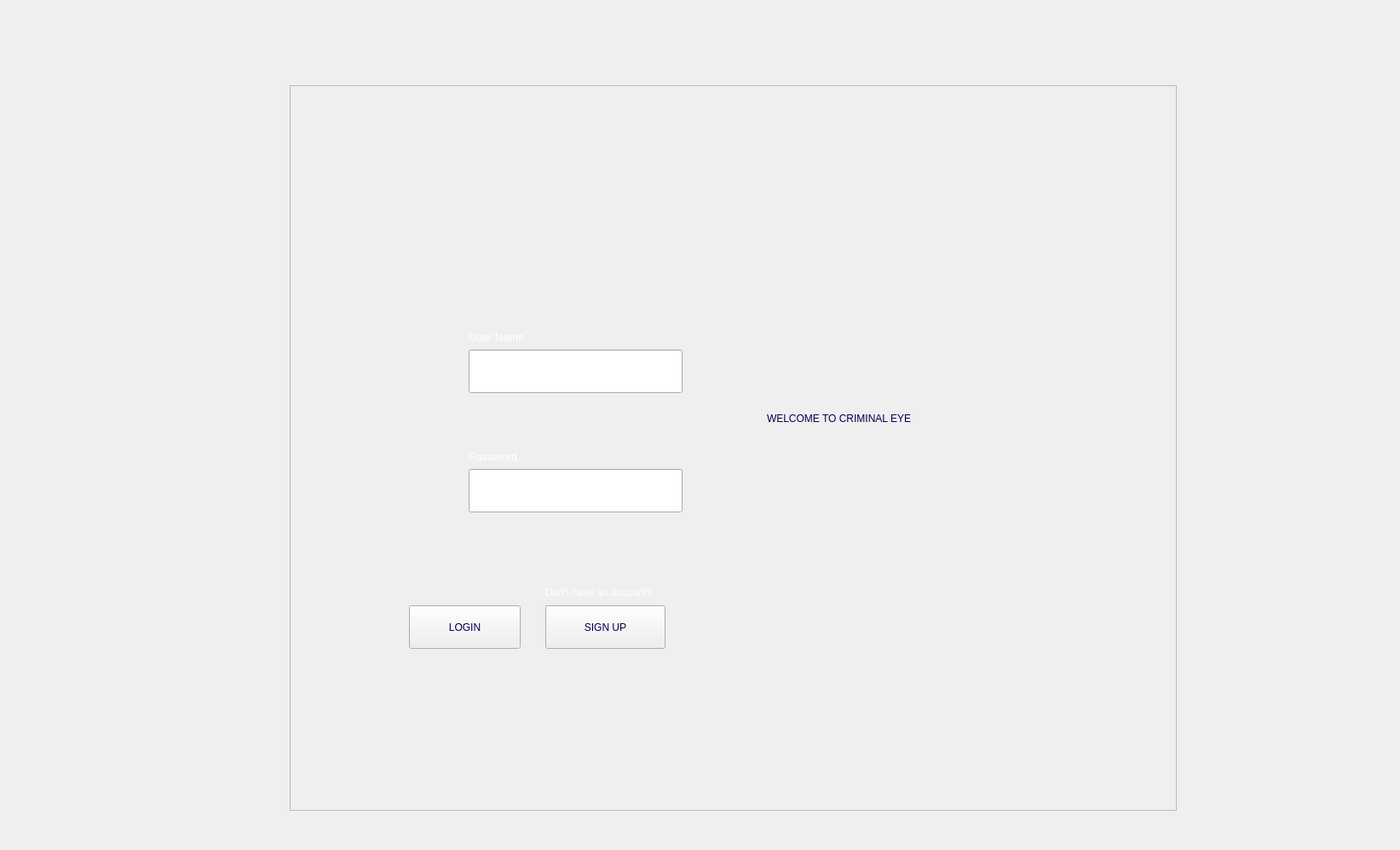
<?xml version="1.0" encoding="UTF-8"?>
<ui version="4.0">
 <class>MainWindow</class>
 <widget class="QMainWindow" name="MainWindow">
  <property name="geometry">
   <rect>
    <x>0</x>
    <y>0</y>
    <width>1643</width>
    <height>997</height>
   </rect>
  </property>
  <property name="windowTitle">
   <string>MainWindow</string>
  </property>
  <widget class="QWidget" name="centralwidget">
   <widget class="QFrame" name="frame">
    <property name="geometry">
     <rect>
      <x>340</x>
      <y>100</y>
      <width>1041</width>
      <height>851</height>
     </rect>
    </property>
    <property name="frameShape">
     <enum>QFrame::StyledPanel</enum>
    </property>
    <property name="frameShadow">
     <enum>QFrame::Raised</enum>
    </property>
    <widget class="QLabel" name="label">
     <property name="geometry">
      <rect>
       <x>-30</x>
       <y>0</y>
       <width>1101</width>
       <height>851</height>
      </rect>
     </property>
     <property name="styleSheet">
      <string notr="true">image: url(:/login/Login.png);</string>
     </property>
     <property name="text">
      <string/>
     </property>
    </widget>
    <widget class="QLineEdit" name="Username_edit">
     <property name="geometry">
      <rect>
       <x>210</x>
       <y>310</y>
       <width>251</width>
       <height>51</height>
      </rect>
     </property>
     <property name="styleSheet">
      <string notr="true">color: rgb(0, 0, 77);

font: 75 12pt &quot;Georgia&quot;;</string>
     </property>
     <property name="text">
      <string/>
     </property>
    </widget>
    <widget class="QLineEdit" name="password_edit">
     <property name="geometry">
      <rect>
       <x>210</x>
       <y>450</y>
       <width>251</width>
       <height>51</height>
      </rect>
     </property>
     <property name="styleSheet">
      <string notr="true">color: rgb(0, 0, 77);
font: 75 12pt &quot;Georgia&quot;;</string>
     </property>
     <property name="echoMode">
      <enum>QLineEdit::Password</enum>
     </property>
    </widget>
    <widget class="QLabel" name="label_2">
     <property name="geometry">
      <rect>
       <x>210</x>
       <y>280</y>
       <width>121</width>
       <height>31</height>
      </rect>
     </property>
     <property name="text">
      <string>&lt;html&gt;&lt;head/&gt;&lt;body&gt;&lt;p&gt;&lt;span style=&quot; font-size:10pt; color:#ffffff;&quot;&gt;User Name&lt;/span&gt;&lt;/p&gt;&lt;/body&gt;&lt;/html&gt;</string>
     </property>
    </widget>
    <widget class="QLabel" name="label_3">
     <property name="geometry">
      <rect>
       <x>210</x>
       <y>425</y>
       <width>121</width>
       <height>21</height>
      </rect>
     </property>
     <property name="text">
      <string>&lt;html&gt;&lt;head/&gt;&lt;body&gt;&lt;p&gt;&lt;span style=&quot; font-size:10pt; color:#ffffff;&quot;&gt;Password&lt;/span&gt;&lt;/p&gt;&lt;/body&gt;&lt;/html&gt;</string>
     </property>
    </widget>
    <widget class="QPushButton" name="login_button">
     <property name="geometry">
      <rect>
       <x>140</x>
       <y>610</y>
       <width>131</width>
       <height>51</height>
      </rect>
     </property>
     <property name="styleSheet">
      <string notr="true">font: 75 12pt &quot;Georgia&quot;;
color: rgb(0, 0, 77);</string>
     </property>
     <property name="text">
      <string>LOGIN</string>
     </property>
    </widget>
    <widget class="QPushButton" name="signup_button">
     <property name="geometry">
      <rect>
       <x>300</x>
       <y>610</y>
       <width>141</width>
       <height>51</height>
      </rect>
     </property>
     <property name="styleSheet">
      <string notr="true">font: 75 12pt &quot;Georgia&quot;;
color: rgb(0, 0, 77);</string>
     </property>
     <property name="text">
      <string>SIGN UP</string>
     </property>
    </widget>
    <widget class="QLabel" name="label_4">
     <property name="geometry">
      <rect>
       <x>300</x>
       <y>580</y>
       <width>171</width>
       <height>31</height>
      </rect>
     </property>
     <property name="styleSheet">
      <string notr="true">color: rgb(255, 255, 255);
font: 10pt &quot;MS Shell Dlg 2&quot;;</string>
     </property>
     <property name="text">
      <string>&lt;html&gt;&lt;head/&gt;&lt;body&gt;&lt;p&gt;&lt;span style=&quot; font-size:9pt;&quot;&gt;Don't have an account?&lt;/span&gt;&lt;/p&gt;&lt;/body&gt;&lt;/html&gt;</string>
     </property>
    </widget>
    <widget class="QLabel" name="label_5">
     <property name="geometry">
      <rect>
       <x>560</x>
       <y>340</y>
       <width>441</width>
       <height>101</height>
      </rect>
     </property>
     <property name="styleSheet">
      <string notr="true">font: 75 18pt &quot;Georgia&quot;;
color: rgb(0, 0, 77);</string>
     </property>
     <property name="text">
      <string>WELCOME TO CRIMINAL EYE</string>
     </property>
    </widget>
   </widget>
  </widget>
 </widget>
 <resources>
  <include location="login.qrc"/>
 </resources>
 <connections/>
</ui>
